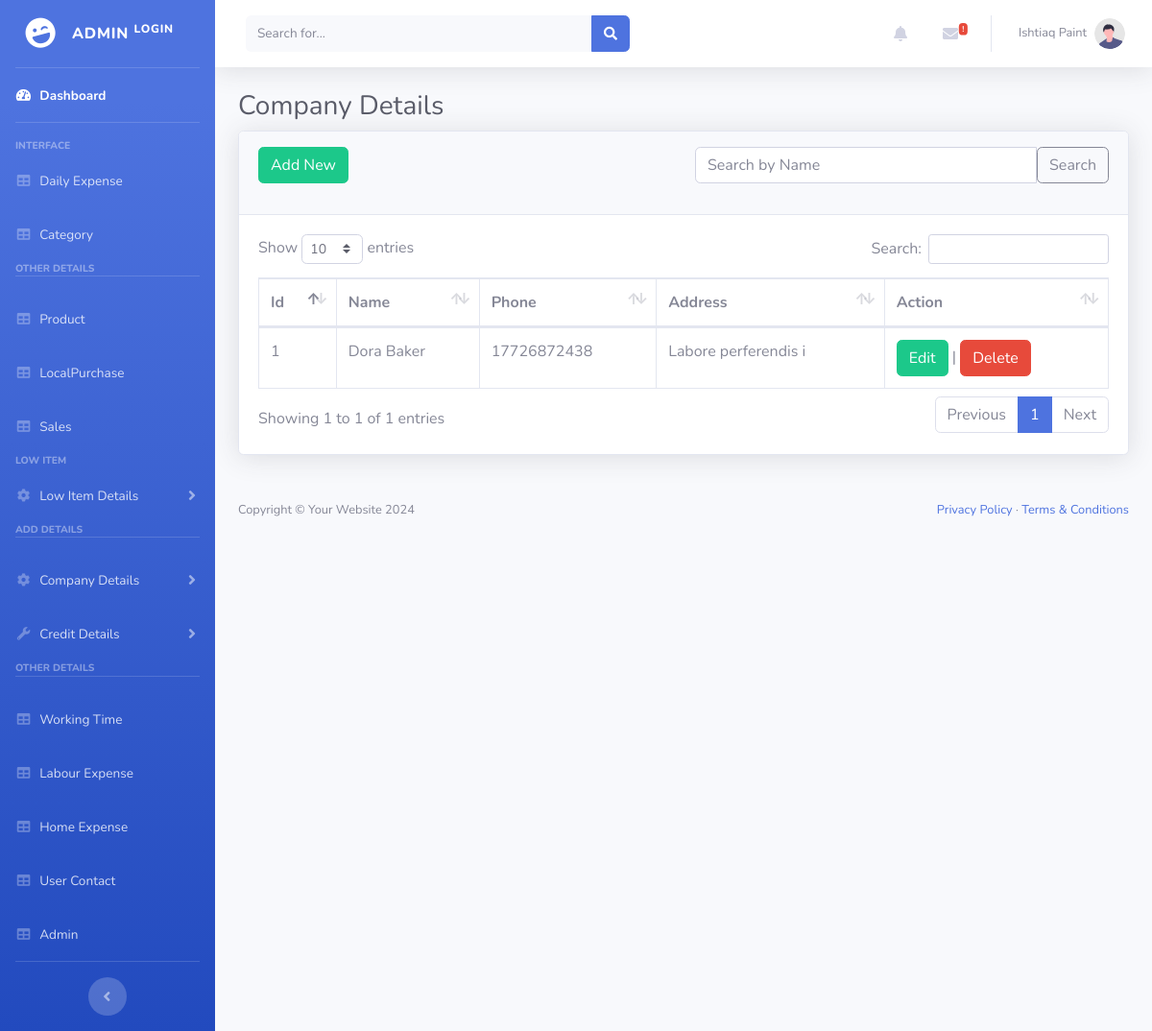
The app's page /admin/Company.php (signed in) with its own data.
### tables this page shows
CREATE TABLE `company` (
  `Id` int(100) NOT NULL,
  `Name` varchar(255) NOT NULL,
  `Phone` varchar(255) NOT NULL,
  `Address` varchar(255) NOT NULL
);

### admin/Company.php (the view, shortened to what this page needs)
<?php
include_once("DatabaseConn.php");
class CompanyDashboard {
    private $conn;
    public function __construct($conn) {
        $this->conn = $conn;
    }
    public function displayCompanyDashboard() {
        $search = isset($_GET['search']) ? $_GET['search'] : '';
        $query = "SELECT * FROM `company`";
        $result = mysqli_query($this->conn, $query);
?>
<!DOCTYPE html>
<html lang="en">
<head>
    <link href="vendor/fontawesome-free/css/all.min.css" rel="stylesheet" type="text/css">
    <link href="css/sb-admin-2.min.css" rel="stylesheet">
    <link href="vendor/datatables/dataTables.bootstrap4.min.css" rel="stylesheet">
</head>
<body id="page-top">
<?php
include_once("Header.php")
?>
<div id="wrapper">
    <div id="content-wrapper" class="d-flex flex-column">
        <div id="content">
            <div class="container-fluid">
                <h1 class="h3 mb-2 text-gray-800">Company Details</h1>
                <div class="card shadow mb-4">
                    <div class="card-header py-3">
                        <div class="row">
                            <div class="col-md-6">
                                <a href="CompanyAdd.php" class="btn btn-success">Add New</a>
                            </div>
                            <div class="col-md-6">
                                <form method="GET" action="">
                                    <div class="input-group mb-3">
                                        <input type="text" class="form-control" placeholder="Search by Name" name="search" value="<?= htmlspecialchars($search) ?>">
                                        <button class="btn btn-outline-secondary" type="submit">Search</button>
                                    </div>
                                </form>
                            </div>
                        </div>
                    </div>
                    <div class="card-body">
                        <div class="table-responsive">
                            <table class="table table-bordered" id="dataTable" width="100%" cellspacing="0">
                                <thead>
                                    <tr>
                                        <th>Id</th>
                                        <th>Name</th>
                                        <th>Phone</th>
                                        <th>Address</th>
                                        <th>Action</th>
                                    </tr>
                                </thead>
                                <tbody>
                                    <?php
                                    if ($result && mysqli_num_rows($result) > 0) {
                                        while ($row = mysqli_fetch_assoc($result)) {
                                            ?>
                                            <tr>
                                                <td><?= htmlspecialchars($row['Id']) ?></td>
                                                <td><?= htmlspecialchars($row['Name']) ?></td>
                                                <td><?= htmlspecialchars($row['Phone']) ?></td>
                                                <td><?= htmlspecialchars($row['Address']) ?></td>
                                                <td>
                                                    <a href="CompanyEdit.php?id=<?= htmlspecialchars($row['Id']) ?>" class="btn btn-success">Edit</a> |
                                                    <a href="CompanyDelete.php?id=<?= htmlspecialchars($row['Id']) ?>" class="btn btn-danger">Delete</a>
                                                </td>
                                            </tr>
                                            <?php
                                        }
                                    } else {
                                        echo "<tr><td colspan='6'>No companies found</td></tr>";
                                    }
                                    ?>
                                </tbody>
                            </table>
                        </div>
                    </div>
                </div>
            </div>
        </div>
        <footer class="py-4 bg-light mt-auto">
            <div class="container-fluid px-4">
                <div class="d-flex align-items-center justify-content-between small">
                    <div class="text-muted">Copyright &copy; Your Website <?= date("Y") ?></div>
                    <div>
                        <a href="#">Privacy Policy</a>
                        &middot;
                        <a href="#">Terms &amp; Conditions</a>
                    </div>
                </div>
            </div>
        </footer>
    </div>
</body>
</html>
<?php
    }
}
$companyDashboard = new CompanyDashboard($conn);
$companyDashboard->displayCompanyDashboard();
?>

### records on screen
company: Id "1", Name "Dora Baker", Phone "17726872438", Address "Labore perferendis i"
